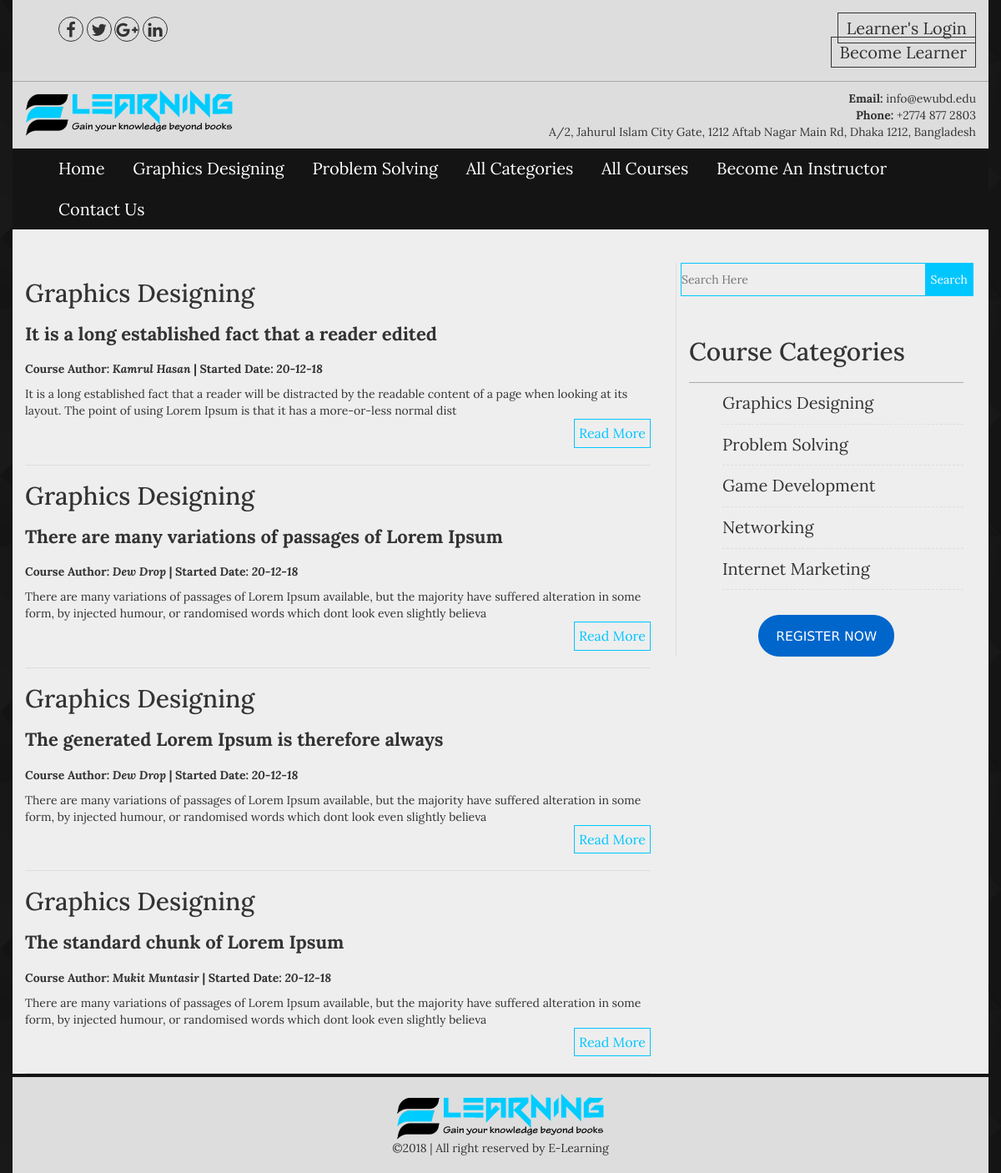
The page /single-cat.php?cat_id=7 on the database its author committed.
### tables this page shows
CREATE TABLE IF NOT EXISTS `categories` (
`cat_id` int(100) NOT NULL,
  `cat_name` varchar(100) NOT NULL,
  `cat_desc` text NOT NULL,
  `cat_icon` varchar(50) NOT NULL
);

CREATE TABLE IF NOT EXISTS `posts` (
`post_id` int(100) NOT NULL,
  `cat_id` int(100) NOT NULL,
  `post_title` varchar(100) NOT NULL,
  `post_date` text NOT NULL,
  `post_author` varchar(50) NOT NULL,
  `post_keywords` text NOT NULL,
  `post_image` text NOT NULL,
  `post_content` longtext NOT NULL
);

### single-cat.php (the view, shortened to what this page needs)
<?php
include("includes/header.php");
?>
<section class="content_area">
    <div class="container">
        <div class="row">
            <div class="col-md-8 col-sm-8 col-xs-12" style="margin-top:40px">
                <div class="our_latest_courses">
                    <?php
                    if(isset($_GET['cat_id'])){
                    $cat_get_id = $_GET['cat_id'];
                    $cat = "select * from posts where cat_id = '$cat_get_id'";
                    $cat2 = "select cat_name from categories where cat_id = '$cat_get_id'";
                    $run_post = mysqli_query($con,$cat);
                    $run_cat_name = mysqli_query($con,$cat2);
                    $run_cat_row = mysqli_fetch_array($run_cat_name);
                    $count = mysqli_num_rows($run_post);
                    if($count == 0){
                    echo "<h2>No posts found in that category.</h2>";
                    }else{
                    while($post_row = mysqli_fetch_array($run_post)):
                    $post_id = $post_row ['post_id'];
                    $post_title = $post_row ['post_title'];
                    $post_date = $post_row ['post_date'];
                    $post_author = $post_row ['post_author'];
                    $post_content = substr($post_row ['post_content'],0,200);
                    ?>
                    <div class="single_latest">
                        <h2><?php echo $run_cat_row['cat_name'];?></h2>
                        <h4><a href="single.php?post_id=<?php echo $post_id;?>"><?php echo $post_title;?></a></h4>
                        <p style="margin-bottom:10px"><strong><span>Course Author: <em><?php echo $post_author;?></em></span><span> | </span><span>Started Date: <em><?php echo $post_date;?></em></span></strong></p>
                        <?php echo $post_content;?>
                        <div class="readmore clearfix"><a href="single.php?post_id=<?php echo $post_id;?>">Read More</a></div>
                    </div>
                    <?php endwhile;?>
                    <?php
                    };};
                    ?>
                </div>
            </div>
            <div style="margin-top:40px">
                <?php include("includes/sidebar.php");?>
            </div>
        </div>
    </div>
</section>
<?php include("includes/footer.php");?>

### includes/frontend_menus.php (shortened to what this page needs)
<div class="menu_top">
	<ul>
		<li><a href="index.php">Home</a></li>
		<?php
		$cat = "select * from categories LIMIT 2";
		$run_cat = mysqli_query($con,$cat);
		while ($cat_row = mysqli_fetch_array($run_cat)):
		$category_id = $cat_row['cat_id'];
		$category_name = $cat_row['cat_name'];
		?>
		<li><a href="single-cat.php?cat_id=<?php echo $category_id;?>"><?php echo $category_name;?></a></li>
		<?php endwhile;?>
		<li><a href="#">All Categories</a>
		</li>
		<li><a href="all_course.php">All Courses</a></li>
		<li><a href="admin/registration.php">Become An Instructor</a>
		</li>
		<li><a href="contact.php">Contact Us</a></li>
	</ul>
</div>

### includes/sidebar.php
<div class="col-md-4 col-sm-4 col-xs-12">
	<div class="sidebar_right">
		<div class="search_sidebar">
			<form action="search.php" class="search_bar" method="get">
				<input type="Search" name="search" placeholder="Search Here">
				<input type="Submit" name="search_submit" value="Search">
			</form>
		</div>
		<div class="sidebar_categories">
			<h2>Course Categories</h2>
			<ul>
				<?php
				$category = "select * from categories";
				$run_category = mysqli_query($con,$category);
				while ($category_row = mysqli_fetch_array($run_category)):
				$cat_id = $category_row['cat_id'];
				$cat_name = $category_row['cat_name'];
				?>
				<li><a href="single-cat.php?cat_id=<?php echo $cat_id;?>"><?php echo $cat_name;?></a></li>
			<?php endwhile ?>
			</ul>
		</div>
		<div class="sidebar_banner">
			<a href="registration.php"><img src="image/register.png" alt="Register Now"></a>
		</div>
	</div>
</div>

### css/style.css (style rules this page uses)
body { font-family: 'Lora', serif; background: url(../images/bg.png)repeat; }
img { max-width: 100%; height: auto; }
ul { margin: 0;ead padding: 0; list-style: none; }
h1,h2,h3,h4,h5,h6,p { margin: 0; padding: 0 }
.container { background: #eee }
.menu_top li { display: inline-block; }
.menu_top { background: #141414 none repeat scroll 0 0; }
.menu_top a { color: #fff; display: block; font-size: 20px; padding: 10px 15px; }
.search_bar input[type="search"] { background: transparent none repeat scroll 0 0; border: 1px solid #00c6ff; display: block; padding: 10px 0; width: 100%; }
.search_bar input[type="submit"] { background: #00c6ff none repeat scroll 0 0; border: medium none; color: #fff; float: right; height: 40px; margin-right: -1px; margin-top: -40px; position: relative; z-index: 999; }
.sidebar_categories { margin: 20px 0; padding: 10px; }
.sidebar_categories a { border-bottom: 1px dashed #ddd; color: #333; display: block; font-size: 20px; padding: 10px 0; }
.sidebar_right { border-left: 1px solid #ddd; padding: 0 5px; }
.sidebar_banner img { height: 50px; margin: 0 auto; }
.sidebar_banner { margin: 10px 0 30px; text-align: center; }
.single_latest { border-bottom: 1px solid #ddd; padding: 20px 0; }
.single_latest h4 a { color: #333; display: block; font-size: 22px; font-weight: bold; margin: 20px 0; }
.readmore > a { border: 1px solid #00c6ff; color: #00c6ff; display: block; float: right; font-size: 16px; padding: 5px; }
.sidebar_categories > h2 { border-bottom: 1px solid #aaa; padding: 20px 0; }
body, html { height: 100%; }
.menu_top li { position: relative; }

### rows shown on the page
categories: cat_name "Graphics Designing"
categories: cat_name "Problem Solving"
posts: cat.cat_name "Graphics Designing", post_title "It is a long established fact that a reader edited", post_author "Kamrul Hasan", post_date "20-12-18", post_content "It is a long established fact that a reader will be distracted by the readable content of a page when looking at its layout. The point of using Lorem Ipsum is that it has a more-or-less normal dist"
posts: cat.cat_name "Graphics Designing", post_title "There are many variations of passages of Lorem Ipsum", post_author "Dew Drop", post_date "20-12-18", post_content "There are many variations of passages of Lorem Ipsum available, but the majority have suffered alteration in some form, by injected humour, or randomised words which dont look even slightly believa"
posts: cat.cat_name "Graphics Designing", post_title "The generated Lorem Ipsum is therefore always", post_author "Dew Drop", post_date "20-12-18", post_content "There are many variations of passages of Lorem Ipsum available, but the majority have suffered alteration in some form, by injected humour, or randomised words which dont look even slightly believa"
posts: cat.cat_name "Graphics Designing", post_title "The standard chunk of Lorem Ipsum", post_author "Mukit Muntasir", post_date "20-12-18", post_content "There are many variations of passages of Lorem Ipsum available, but the majority have suffered alteration in some form, by injected humour, or randomised words which dont look even slightly believa"
categories: cat_name "Game Development"
categories: cat_name "Networking"
categories: cat_name "Internet Marketing"
